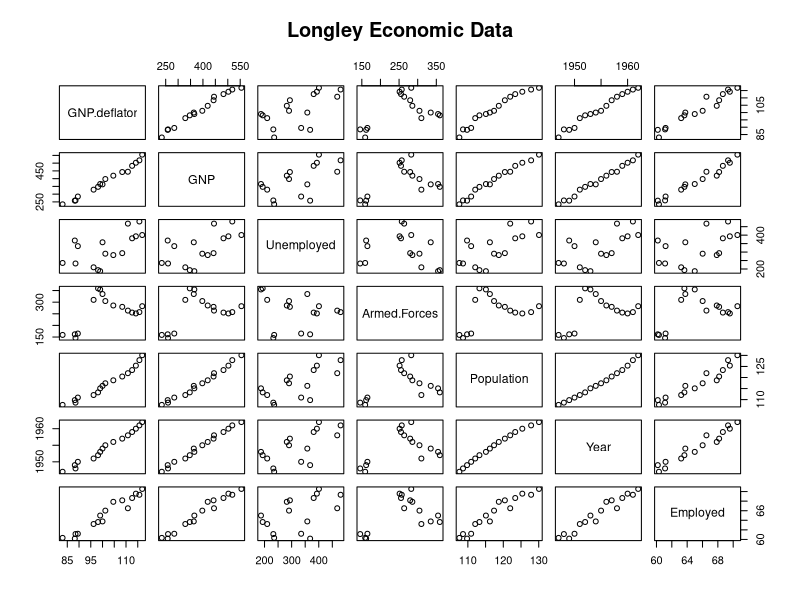
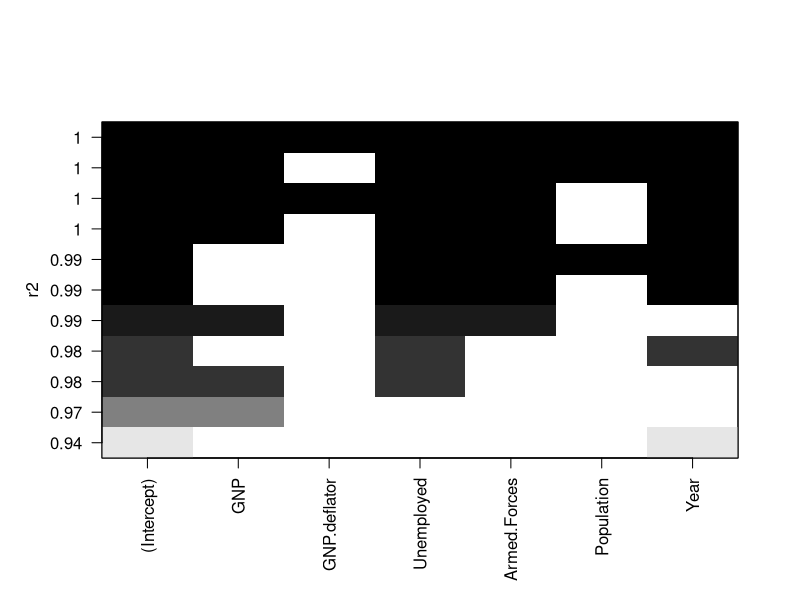

Recreate these plots in R, in order.
# Code to demonstrate various types of variable selection in regression lm/glm/gam
#
# Date: December 15, 2016
#
# Author: Naumaan Nayyar

# Clear workspace
rm(list=ls())

# Import required libraries
library(MASS)  # library contains stepwise selection
library(leaps)  # library contains all-subsets selection

# Use longley dataset. Note that the dataset is only used as a demonstration. It is highly collinear.

# Demonstrate collinearity of dataset
pairs(longley, main="Longley Economic Data")

# Develop initial model
model1 <- lm(Employed~GNP+GNP.deflator+Unemployed+Armed.Forces+Population+Year, data=longley)

# Alternative way of developing model1. Useful for large datasets with irregular naming. To omit an independent variable, use '-'
model1 <- lm(Employed~., data=longley)
print(summary(model1))

# 1. and 2. Stepwise variable selection - backward and both (forward+backward)
model1.stepbackward <- stepAIC(model1, direction="backward", trace=0)
print(summary(model1.stepbackward))
model1.stepboth <- stepAIC(model1, direction="both", trace=0)
print(summary(model1.stepboth))

# 3. Stepwise variable selection - forward
model1temp <- lm(Employed~GNP, data=longley)  # establish base model
model1.stepforward <- stepAIC(model1temp, scope=~.+GNP.deflator+Unemployed+Armed.Forces+Population+Year, direction="forward", trace=0)

# 3. Alternative method to generate model1.stepforward
model1.stepforward <- stepAIC(model1temp, scope=list(upper=model1, lower=model1temp), direction="forward", trace=0)
print(summary(model1.stepforward))

# 4. All-subsets selection - exhaustive model selection method
model1.allsubsets <- regsubsets(Employed~GNP+GNP.deflator+Unemployed+Armed.Forces+Population+Year, data=longley, method="exhaustive", nbest=2)  # select 2 best models for each predictor set size
print(summary(model1.allsubsets))
plot(model1.allsubsets,scale="r2")  # plot each model ordered by R2 selection statistic
